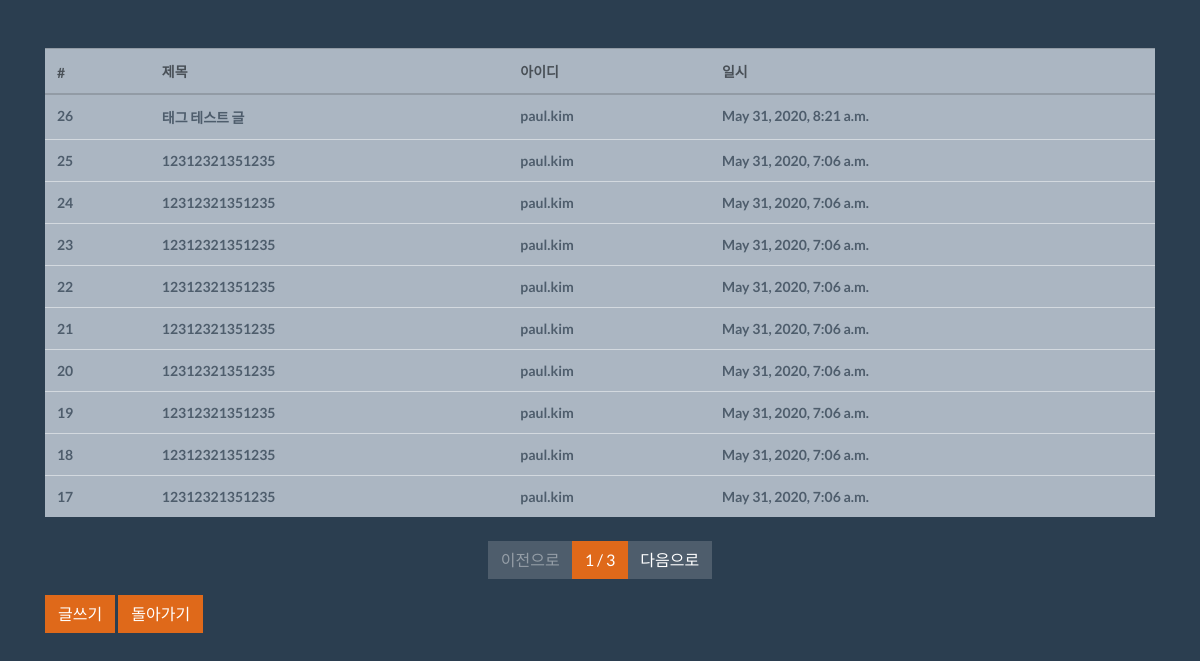
/board/list/, run on the app's committed database.
### board/models.py (models this page shows, shortened)
class Board(models.Model):
    title = models.CharField(max_length=128, verbose_name='제목')
    contents = models.TextField(verbose_name='내용')
    tags = models.ManyToManyField('tag.Tag', verbose_name='태그')
    writer = models.ForeignKey('fcuser.Fcuser', on_delete=models.CASCADE ,verbose_name='작성자')
    registered_dttm = models.DateTimeField(auto_now_add=True, verbose_name='등록시간')
    class Meta:
        db_table = 'fastcampus_board'
        verbose_name = '패스트캠퍼스 게시글'
        verbose_name_plural = '패스트캠퍼스 게시글'

### fcuser/models.py (models this page shows)
class Fcuser(models.Model):
    username = models.CharField(max_length=64, verbose_name='사용자명')
    useremail = models.EmailField(max_length=128, verbose_name='사용자이메일')
    password = models.CharField(max_length=64, verbose_name='비밀번호')
    register_dttm = models.DateTimeField(auto_now_add=True, verbose_name='등록시간')
    def __str__(self):
        return self.username
    class Meta:
        db_table = 'fastcampus_fcuser'
        verbose_name = '패스트캠퍼스 사용자'
        verbose_name_plural = '패스트캠퍼스 사용자들'

### board/views.py (the view)
# urls.py: path('list/', views.board_list),
def board_list(request):
    all_boards = Board.objects.all().order_by('-id')
    page = request.GET.get('p', 1)
    paginator = Paginator(all_boards, 10)
    boards = paginator.get_page(page)
    return render(request, 'board_list.html', {'boards':boards})

### board/templates/board_list.html
{% extends "base.html" %}
{% block contents %}
<div class="row mt-5">
	<div class="col-12">
		<table class="table table-light">
			<thead class="thead-light">
				<tr>
					<th>#</th>
					<th>제목</th>
					<th>아이디</th>
					<th>일시</th>
				</tr>
			</thead>
			<tbody class='text-dark'>
				{% for board in boards %}
				<tr onclick="location.href='/board/detail/{{ board.id }}/'">
					<th>{{ board.id }}</th>
					<th>{{ board.title }}</th>
					<th>{{ board.writer }}</th>
					<th>{{ board.registered_dttm }}</th>
				</tr>
				{% endfor %}
			</tbody>
		</table>
	</div>
</div>
<div class="row mt-2">
	<div class="col-12">
		<nav>
			<ul class="pagination justify-content-center">
				{% if boards.has_previous %}
					<li class="page-item">
						<a class="page-link" href="?p={{ boards.previous_page_number }}">이전으로</a>
					</li>
				{% else %}
					<li class="page-item disabled">
						<a class="page-link disabled" href="#">이전으로</a>
					</li>
				{% endif %}
				<li class="page-item active">
					<a class="page-link" href="#">{{ boards.number }} / {{ boards.paginator.num_pages }}</a>
				</li>
				{% if boards.has_next %}
					<li class="page-item">
						<a class="page-link" href="?p={{ boards.next_page_number }}">다음으로</a>
					</li>
				{% else %}
					<li class="page-item disabled">
						<a class="page-link" href="#">>다음으로</a>
					</li>
				{% endif %}
			</ul>
		</nav>
	</div>
</div>
<div class="row">
	<div class="col-12">
		<button class="btn btn-primary" onclick="location.href='/board/write/'">글쓰기</button>
		<button class="btn btn-primary" onclick="location.href='/'">돌아가기</button>
	</div>
</div>
{% endblock %}

### board/templates/base.html (shortened to what this page needs)
<html>
  <head>
		<link rel="stylesheet"
					href="/static/bootstrap.min.css"/>
	</head>
  <body>
		<div class="container">
      {% block contents %}
      {% endblock %}
		</div>
  </body>
</html>

### data on the page
Board: id "26", title "태그 테스트 글", writer "paul.kim", registered_dttm "May 31, 2020, 8:21 a.m."
Board: id "25", title "12312321351235", writer "paul.kim", registered_dttm "May 31, 2020, 7:06 a.m."
Board: id "24", title "12312321351235", writer "paul.kim", registered_dttm "May 31, 2020, 7:06 a.m."
Board: id "23", title "12312321351235", writer "paul.kim", registered_dttm "May 31, 2020, 7:06 a.m."
Board: id "22", title "12312321351235", writer "paul.kim", registered_dttm "May 31, 2020, 7:06 a.m."
Board: id "21", title "12312321351235", writer "paul.kim", registered_dttm "May 31, 2020, 7:06 a.m."
Board: id "20", title "12312321351235", writer "paul.kim", registered_dttm "May 31, 2020, 7:06 a.m."
Board: id "19", title "12312321351235", writer "paul.kim", registered_dttm "May 31, 2020, 7:06 a.m."
Board: id "18", title "12312321351235", writer "paul.kim", registered_dttm "May 31, 2020, 7:06 a.m."
Board: id "17", title "12312321351235", writer "paul.kim", registered_dttm "May 31, 2020, 7:06 a.m."

### other printed values
{{ boards.number }} "1"
{{ boards.paginator.num_pages }} "3"
